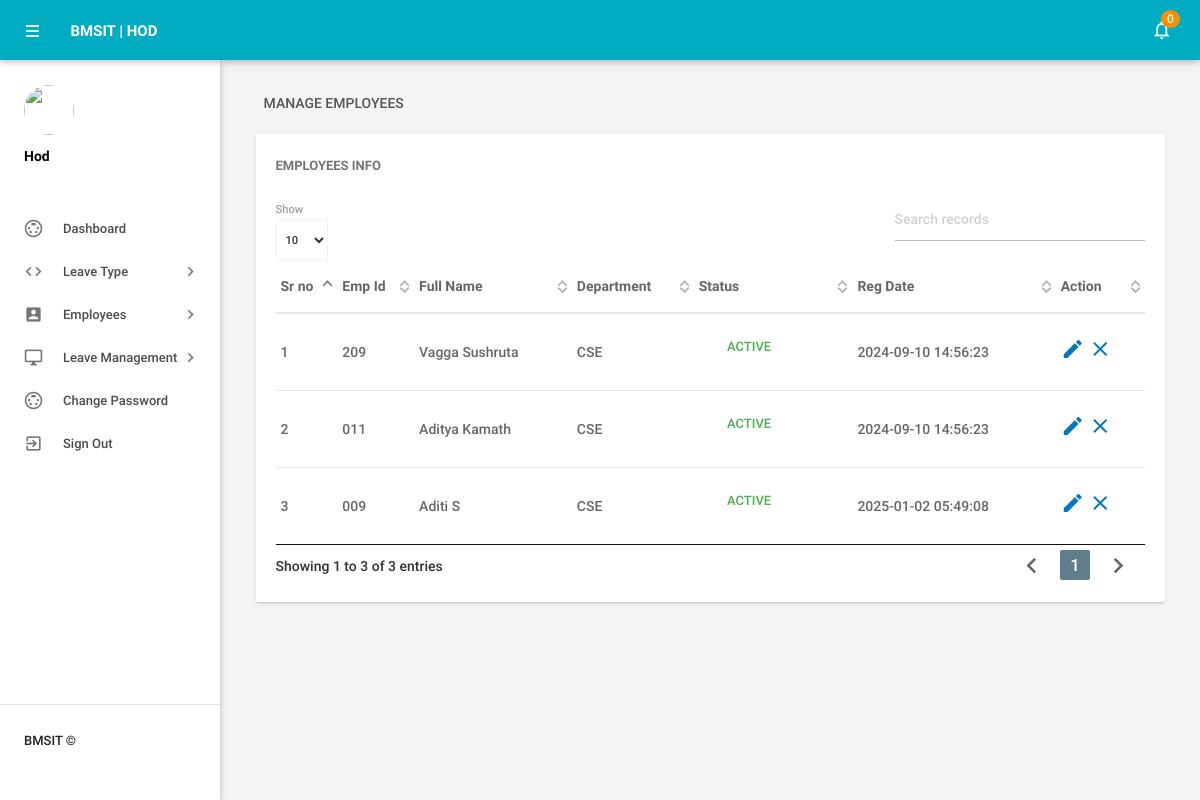
The app's page /main/hod/manageemployee.php (signed in) with its own data.
### tables this page shows
CREATE TABLE `tblemployees` (
  `id` int(11) NOT NULL,
  `EmpId` varchar(100) NOT NULL,
  `FirstName` varchar(150) DEFAULT NULL,
  `LastName` varchar(150) DEFAULT NULL,
  `EmailId` varchar(200) DEFAULT NULL,
  `Password` varchar(180) DEFAULT NULL,
  `Gender` varchar(100) DEFAULT NULL,
  `Dob` varchar(100) DEFAULT NULL,
  `Department` varchar(255) DEFAULT NULL,
  `Address` varchar(255) DEFAULT NULL,
  `City` varchar(200) DEFAULT NULL,
  `Country` varchar(150) DEFAULT NULL,
  `Phonenumber` char(11) DEFAULT NULL,
  `Status` int(1) DEFAULT NULL,
  `RegDate` timestamp NULL DEFAULT current_timestamp()
);

### main/hod/manageemployee.php (the view, shortened to what this page needs)
<?php
include('includes/config.php');
if(strlen($_SESSION['alogin'])==0)
    {
header('location:index.php');
}
else{
 ?>
<!DOCTYPE html>
<html lang="en">
    <head>
        <link type="text/css" rel="stylesheet" href="../assets/plugins/materialize/css/materialize.min.css"/>
        <link href="../assets/plugins/material-preloader/css/materialPreloader.min.css" rel="stylesheet">
        <link href="../assets/plugins/datatables/css/jquery.dataTables.min.css" rel="stylesheet">
        <link href="../assets/css/alpha.min.css" rel="stylesheet" type="text/css"/>
    </head>
    <body>
       <?php include('includes/header.php');?>
       <?php include('includes/sidebar.php');?>
            <main class="mn-inner">
                <div class="row">
                    <div class="col s12">
                        <div class="page-title">Manage Employees</div>
                    </div>
                    <div class="col s12 m12 l12">
                        <div class="card">
                            <div class="card-content">
                                <span class="card-title">Employees Info</span>
                                <table id="example" class="display responsive-table ">
                                    <thead>
                                        <tr>
                                            <th>Sr no</th>
                                            <th>Emp Id</th>
                                            <th>Full Name</th>
                                            <th>Department</th>
                                             <th>Status</th>
                                             <th>Reg Date</th>
                                            <th>Action</th>
                                        </tr>
                                    </thead>
                                    <tbody>
<?php $sql = "SELECT EmpId,FirstName,LastName,Department,Status,RegDate,id from  tblemployees";
$query = $dbh -> prepare($sql);
$query->execute();
$results=$query->fetchAll(PDO::FETCH_OBJ);
$cnt=1;
if($query->rowCount() > 0)
{
foreach($results as $result)
{               ?>
                                        <tr>
                                            <td> <?php echo htmlentities($cnt);?></td>
                                            <td><?php echo htmlentities($result->EmpId);?></td>
                                            <td><?php echo htmlentities($result->FirstName);?>&nbsp;<?php echo htmlentities($result->LastName);?></td>
                                            <td><?php echo htmlentities($result->Department);?></td>
                                             <td><?php $stats=$result->Status;
if($stats){
                                             ?>
                                                 <a class="waves-effect waves-green btn-flat m-b-xs">Active</a>
                                                 <?php } else { ?>
                                                 <a class="waves-effect waves-red btn-flat m-b-xs">Inactive</a>
                                                 <?php } ?>
                                             </td>
                                              <td><?php echo htmlentities($result->RegDate);?></td>
                                            <td><a href="editemployee.php?empid=<?php echo htmlentities($result->id);?>"><i class="material-icons">mode_edit</i></a>
                                        <?php if($result->Status==1)
 {?>
<a href="manageemployee.php?inid=<?php echo htmlentities($result->id);?>" onclick="return confirm('Are you sure you want to inactive this Employe?');"" > <i class="material-icons" title="Inactive">clear</i>
<?php } else {?>
                                            <a href="manageemployee.php?id=<?php echo htmlentities($result->id);?>" onclick="return confirm('Are you sure you want to active this employee?');""><i class="material-icons" title="Active">done</i>
                                            <?php } ?> </td>
                                        </tr>
                                         <?php $cnt++;} }?>
                                    </tbody>
                                </table>
                            </div>
                        </div>
                    </div>
                </div>
            </main>
        </div>
        <div class="left-sidebar-hover"></div>
    </body>
</html>
<?php } ?>

### records on screen
tblemployees: EmpId "209", FirstName "Vagga", LastName "Sushruta", Department "CSE", Status "ACTIVE", RegDate "2024-09-10 14:56:23"
tblemployees: EmpId "011", FirstName "Aditya", LastName "Kamath", Department "CSE", Status "ACTIVE", RegDate "2024-09-10 14:56:23"
tblemployees: EmpId "009", FirstName "Aditi", LastName "S", Department "CSE", Status "ACTIVE", RegDate "2025-01-02 05:49:08"

### other values on screen
$unreadcount "0"
